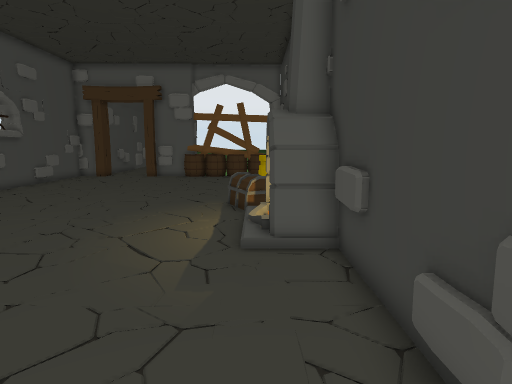
View 1 (above)

24 first-person views from a walk through a 3-D level made in the Unity game engine. The camera is 1.3 m above the floor, tilts 8° down and sees 75° across. The floor is counted in squares, 0.5 m on a side. Each view is taken from the middle of a square. On the plan, view 1 faces up. The plan holds only what a view shows up to about 20 squares ahead; the rest is blank. The place goes on beyond the plan. The player character is not drawn. Some animated figures are left out. Door leaves are left out, so doorways stand open. Some surface patterns are stand-ins.

View 2
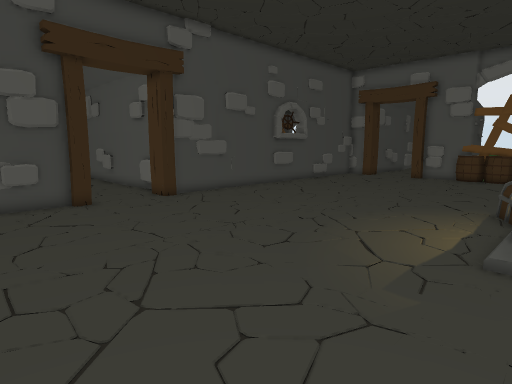

View 3
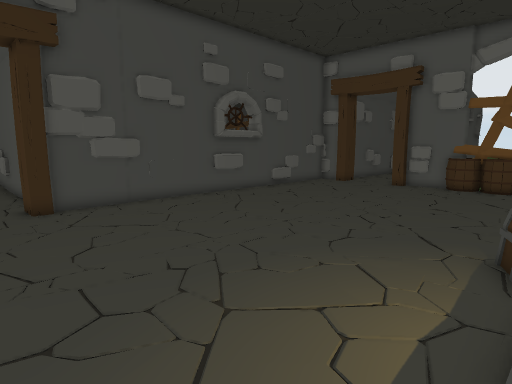

View 4
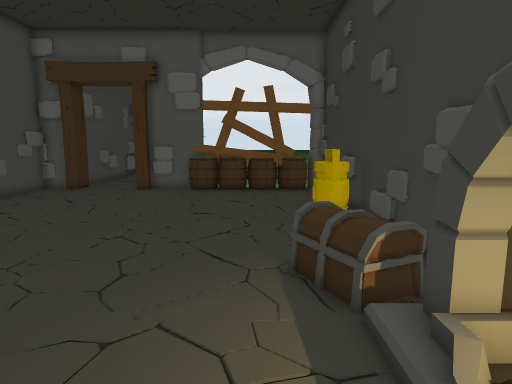

View 5
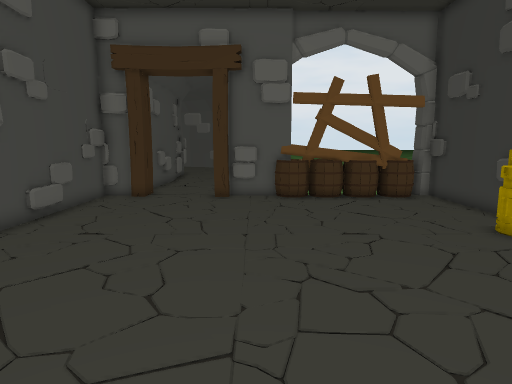

View 6
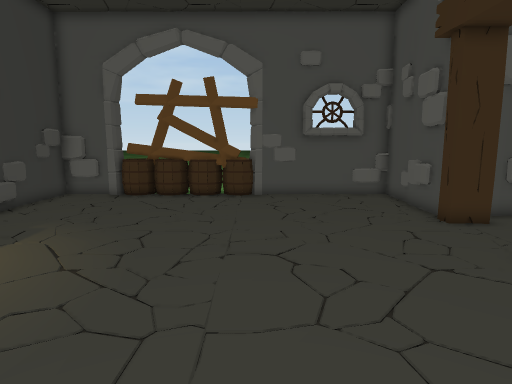

View 7
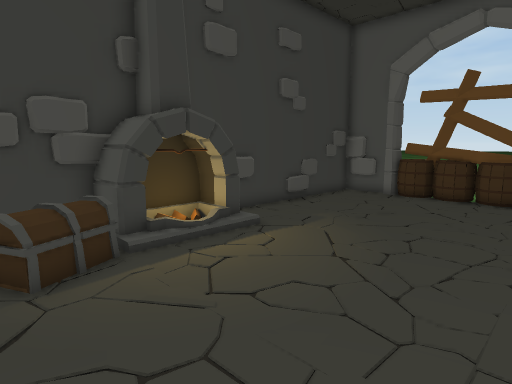

View 8
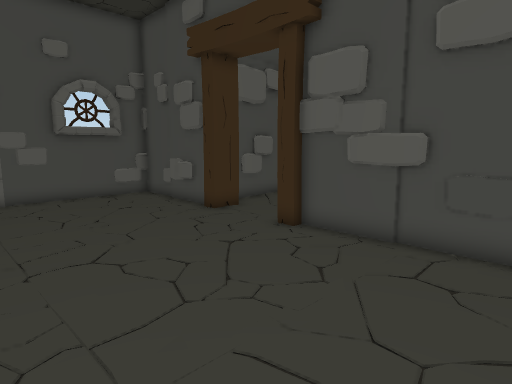

View 9
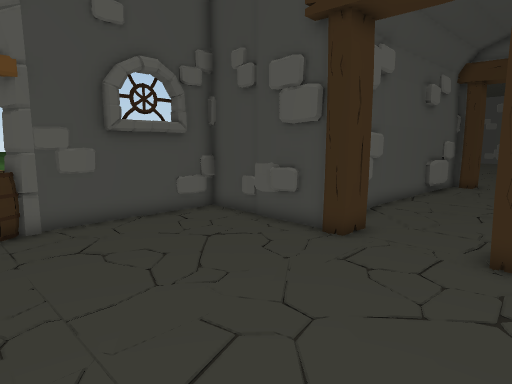

View 10
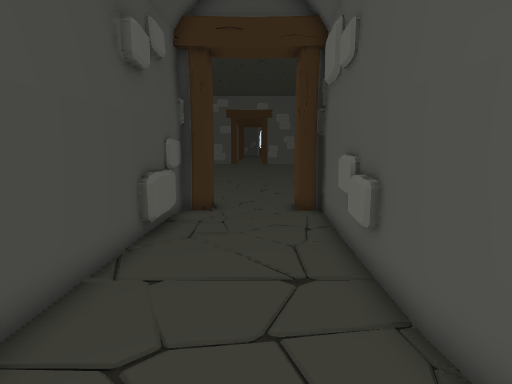

View 11
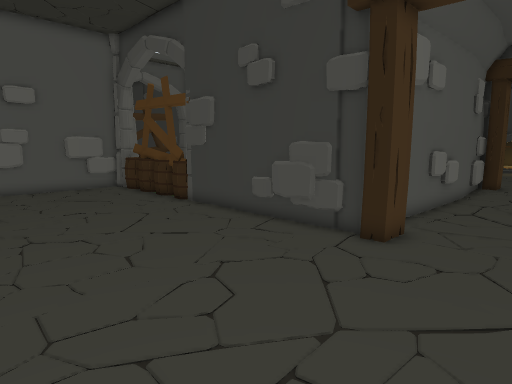

View 12
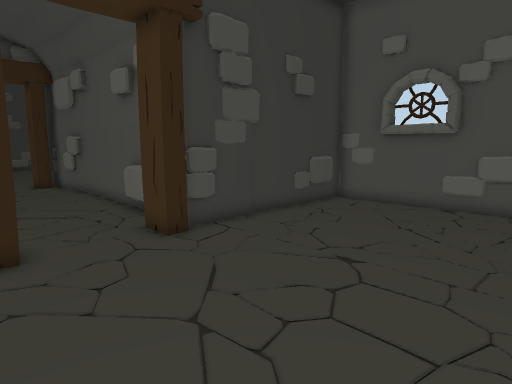

View 13
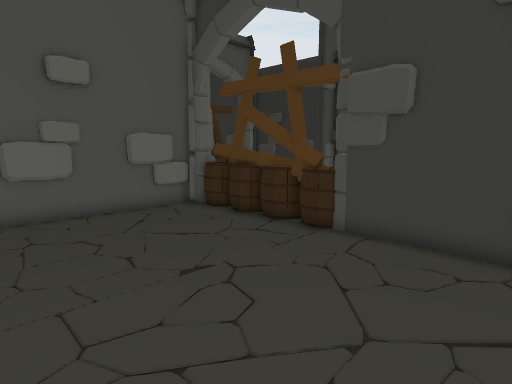

View 14
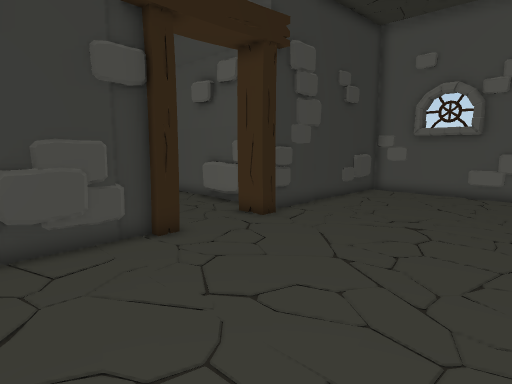

View 15
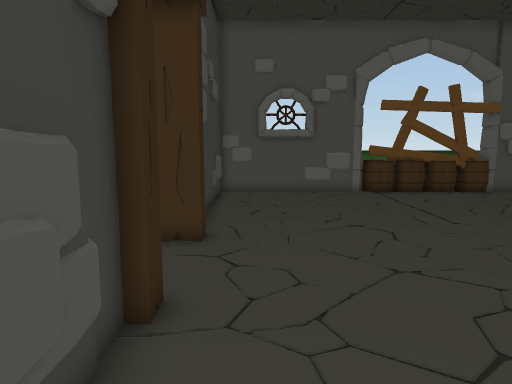

View 16
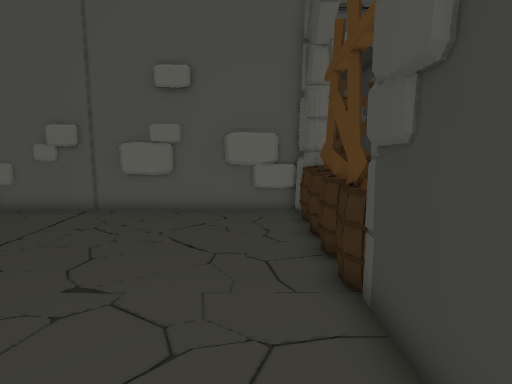

View 17
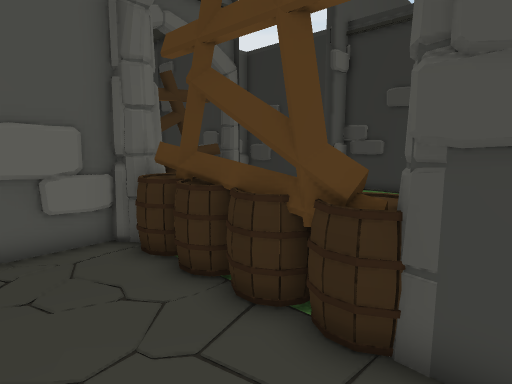

View 18
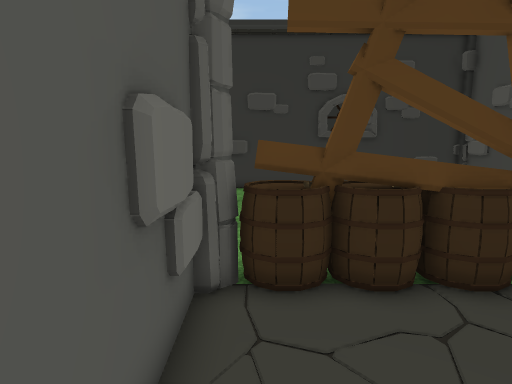

View 19
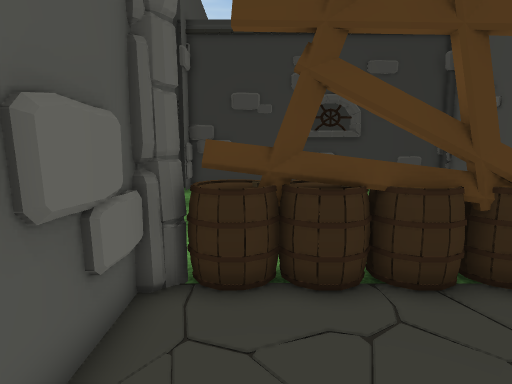

View 20
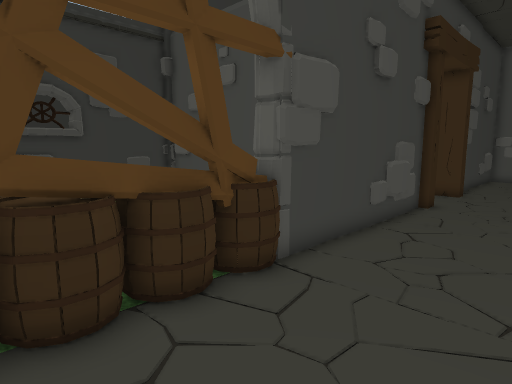

View 21
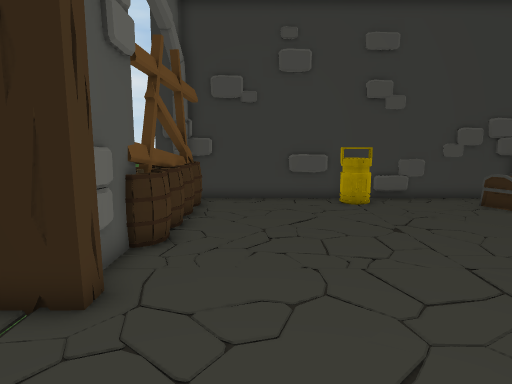

View 22
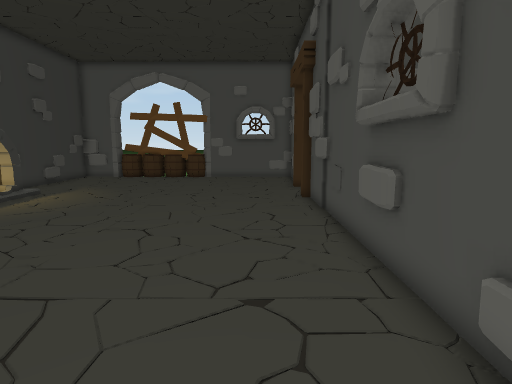

View 23
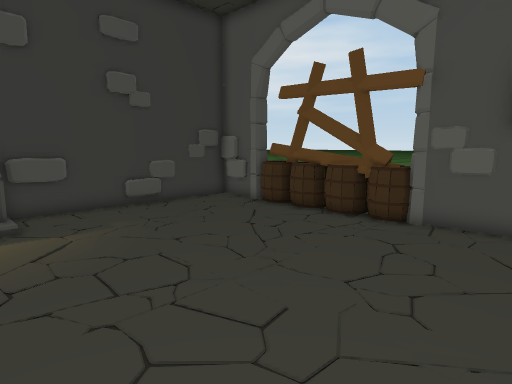

View 24
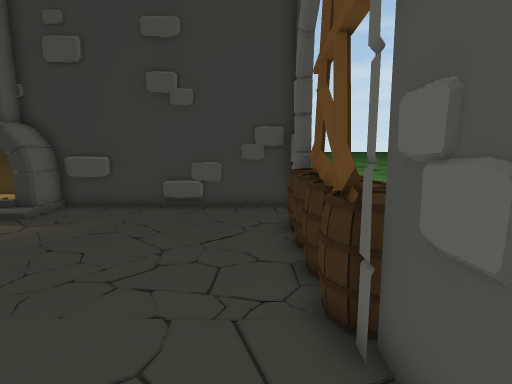

### Floor plan
Points are (right, up) in squares from view 1. A wall is a line through its corners. A room is listed if a view was taken in it or the views show most of it. See-through windows are left out.
Room 1 (views 1, 2, 3, 4, 5, 6, 7, 8, 9, 21, 22, 23, 24)
walls: (1.9, 13.4) (2.2, 13.9); (1.9, 12.5) (1.9, 15.5); (2.1, 12.5) (2.1, 28.5); (2, 14.4) (1.9, 15.4); (-14.6, 13.1) (-14.6, 10.6); (-14.7, 12) (-14.7, 11.5); (-14.7, 19.7) (-14.5, 19.2); (-14.6, 20) (-14.6, 17.5); (-14.4, 20.9) (-14.4, 17.8); (-14.5, 21.1) (-14.3, 20.1); (-14.8, 2.5) (-14.8, -1.6) (-7.8, -1.6) (-7.7, -1.8); (-8.4, -1.3) (-8, -1.7); (-9.4, -1.5) (-8.4, -1.6); (-10.1, -1.6) (-9, -1.4); (1.9, -0.4) (2, 0.6); (-0.3, -1.6) (2.1, -1.6) (2.1, 8.5); (-1, -1.9) (-0.8, -1.5); (1.9, -1.1) (1.9, 0.6); (1.9, 27.1) (1.9, 28.2) (1.6, 28.5); (-14, -1.2) (-10.5, -1.2); (-14.6, 28.1) (-14.6, 26.8); (-14.8, 28.3) (-14.8, 12)
low walls: (1.9, 16.9) (1.9, 19.2); (1.9, 6.2) (1.9, 8); (1.9, 21.6) (1.9, 23.4); (1.9, 1.5) (1.9, 3.9); (-14.6, 24) (-14.6, 22.3); (1, -1.7) (1.6, -1.6)
ways out: open door at (-15, 7) to room 2
objects: other object (-16, 5) to (-14, 5); other object (-15, 3); other object (-15, 9) to (-14, 9); other object (-14, 28) to (-13, 28); other object (-9, 28) to (-8, 28); barrel (-8, -2) to (-6, -1); barrel (-6, -3) to (-5, -1); barrel (-6, 27) to (-5, 28); barrel (-4, -3) to (-3, -1); barrel (-4, 27) to (-3, 28); barrel (-3, -2) to (-1, -1); barrel (-2, 27) to (-1, 28); barrel (-1, 27) to (1, 28); other object (0, 8) to (2, 15); other object (0, 20) to (1, 21)
Room 2 (views 10, 11, 12, 13, 14, 15, 16, 17, 18, 19, 20)
walls: (-30.1, 10.4) (-30.1, 18.5); (-30.2, 17.8) (-30.2, 18.5) (-29.7, 18.6); (-23, 12) (-21.1, 12); (-23.2, 9.1) (-24.9, 9.4); (-22.3, 9.1) (-25.1, 9.2); (-20.3, 12) (-15.9, 12); (-28, 4.2) (-25.4, 3.9); (-29.4, 4.1) (-25.3, 4.1); (-20.1, 9.3) (-28.4, 9.5); (-29.2, 3.8) (-20, 3.6); (-17.2, 12.2) (-15.8, 12.2); (-30.5, 25.9) (-33.1, 25.9); (-31.5, 25.8) (-33.2, 26); (-30.5, 26.1) (-39.5, 26.1); (-30.1, 1.5) (-30.1, 3); (-16.8, 9.6) (-20.3, 9.3); (-35, 26) (-36, 25.9); (-34.9, 26.2) (-35.4, 25.9) (-37.2, 25.9); (-20.1, 3.6) (-16.9, 4); (-19.3, 4.1) (-16.3, 4.1); (-15, 15.4) (-15, 20.8); (-36.6, 25.9) (-37.2, 25.9); (-15.6, 9.4) (-16.9, 9.4); (-15.3, 18.1) (-15.4, 20.3); (-38.9, 25.9) (-39.5, 25.9); (-15, 24.1) (-15, 26.6); (-15.2, 25.6) (-15.2, 26.8); (-30.1, -5.1) (-30.1, 1.2); (-35.1, -4.7) (-32.4, -4.7); (-38, -4.7) (-37.5, -4.7); (-37.6, -5.1) (-29.9, -5.1)
low walls: (-30.3, 12.3) (-30.2, 12.9); (-30.2, 11.2) (-30.3, 11.8); (-30.3, 11.1) (-30.3, 12.4); (-29.5, 4) (-28.6, 3.9); (-30.5, 26) (-31.9, 25.9); (-15.6, 9.2) (-18.1, 9.3); (-30.1, -3.1) (-29.9, -1.5)
ways out: open door at (-15, 7) to room 1
objects: plank (-39, -5); barrel (-39, -4); other object (-31, 4) to (-29, 5); other object (-30, 9) to (-29, 10); barrel (-30, 18) to (-29, 20); barrel (-30, 21) to (-29, 21); barrel (-30, 22) to (-29, 23); barrel (-30, 24) to (-29, 25); pillar (-30, 26) to (-29, 27); other object (-16, 28)

Positions as (right, up) in squares from view 1, and headings:
1: (0, 0), facing up
2: (1, 0), facing up-left
3: (0, 6), facing up-left
4: (-2, 8), facing up
5: (-7, 11), facing up
6: (-8, 16), facing down
7: (-8, 16), facing down-right
8: (-6, 16), facing down-left
9: (-6, 10), facing down-left
10: (-16, 7), facing left
11: (-39, 5), facing up-right
12: (-39, 10), facing down-right
13: (-39, 13), facing up-right
14: (-39, 14), facing down-right
15: (-32, 14), facing down
16: (-32, 13), facing up
17: (-34, 17), facing up-right
18: (-36, 25), facing right
19: (-36, 24), facing right
20: (-35, 24), facing down-right
21: (-14, 25), facing right
22: (-12, 26), facing down
23: (-12, 10), facing down-right
24: (-12, 0), facing right
